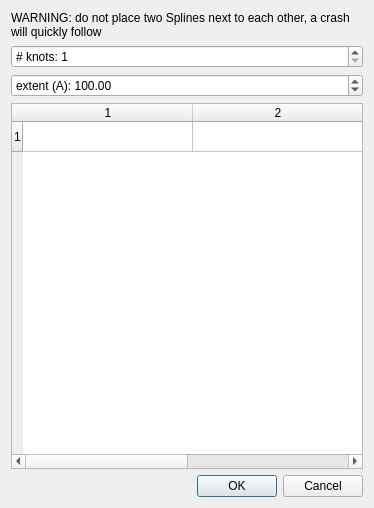
<?xml version="1.0" encoding="UTF-8"?>
<ui version="4.0">
 <class>Dialog</class>
 <widget class="QDialog" name="Dialog">
  <property name="geometry">
   <rect>
    <x>0</x>
    <y>0</y>
    <width>374</width>
    <height>508</height>
   </rect>
  </property>
  <property name="windowTitle">
   <string>Dialog</string>
  </property>
  <layout class="QGridLayout" name="gridLayout">
   <item row="1" column="0">
    <widget class="QSpinBox" name="num_knots">
     <property name="suffix">
      <string/>
     </property>
     <property name="prefix">
      <string># knots: </string>
     </property>
     <property name="minimum">
      <number>1</number>
     </property>
     <property name="maximum">
      <number>20</number>
     </property>
    </widget>
   </item>
   <item row="2" column="0">
    <widget class="QDoubleSpinBox" name="extent">
     <property name="prefix">
      <string>extent (A): </string>
     </property>
     <property name="decimals">
      <number>2</number>
     </property>
     <property name="maximum">
      <double>10000.000000000000000</double>
     </property>
     <property name="value">
      <double>100.000000000000000</double>
     </property>
    </widget>
   </item>
   <item row="3" column="0">
    <widget class="QTableWidget" name="knots">
     <property name="rowCount">
      <number>1</number>
     </property>
     <property name="columnCount">
      <number>2</number>
     </property>
     <attribute name="horizontalHeaderVisible">
      <bool>true</bool>
     </attribute>
     <attribute name="horizontalHeaderDefaultSectionSize">
      <number>170</number>
     </attribute>
     <attribute name="horizontalHeaderStretchLastSection">
      <bool>true</bool>
     </attribute>
     <attribute name="verticalHeaderVisible">
      <bool>true</bool>
     </attribute>
     <attribute name="verticalHeaderStretchLastSection">
      <bool>false</bool>
     </attribute>
     <row/>
     <column/>
     <column/>
    </widget>
   </item>
   <item row="4" column="0">
    <widget class="QDialogButtonBox" name="buttonBox">
     <property name="orientation">
      <enum>Qt::Horizontal</enum>
     </property>
     <property name="standardButtons">
      <set>QDialogButtonBox::Cancel|QDialogButtonBox::Ok</set>
     </property>
    </widget>
   </item>
   <item row="0" column="0">
    <widget class="QLabel" name="label">
     <property name="text">
      <string>WARNING: do not place two Splines next to each other, a crash will quickly follow</string>
     </property>
     <property name="wordWrap">
      <bool>true</bool>
     </property>
    </widget>
   </item>
  </layout>
 </widget>
 <resources/>
 <connections>
  <connection>
   <sender>buttonBox</sender>
   <signal>accepted()</signal>
   <receiver>Dialog</receiver>
   <slot>accept()</slot>
   <hints>
    <hint type="sourcelabel">
     <x>248</x>
     <y>254</y>
    </hint>
    <hint type="destinationlabel">
     <x>157</x>
     <y>274</y>
    </hint>
   </hints>
  </connection>
  <connection>
   <sender>buttonBox</sender>
   <signal>rejected()</signal>
   <receiver>Dialog</receiver>
   <slot>reject()</slot>
   <hints>
    <hint type="sourcelabel">
     <x>316</x>
     <y>260</y>
    </hint>
    <hint type="destinationlabel">
     <x>286</x>
     <y>274</y>
    </hint>
   </hints>
  </connection>
 </connections>
</ui>
